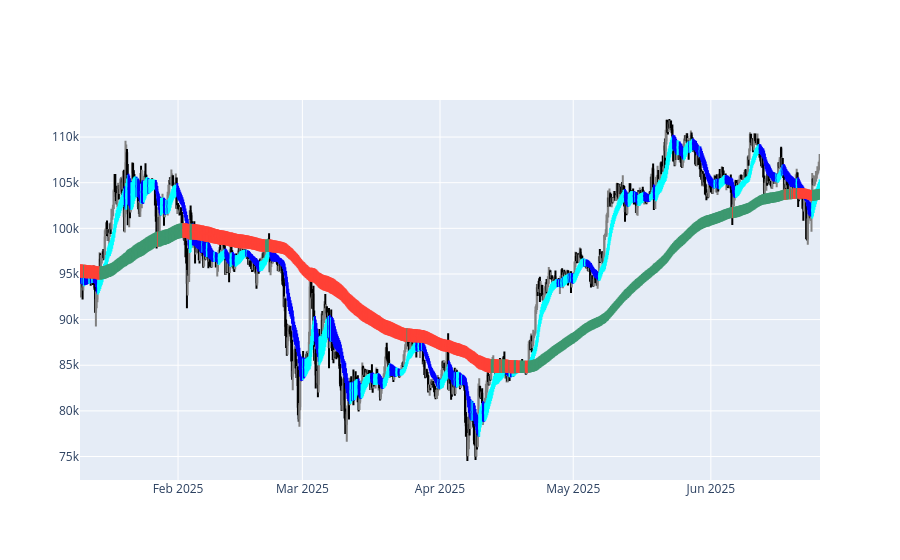

Notebook cell for this chart:
### Markdown cell above
### DS-12: [ad-hoc] Add market structure visualiztion for macro and micro candles.

### Code cell
number_of_rows: int = 1000

macro_candlesticks = go.Candlestick(
    x=ohlc["datetime"].tail(number_of_rows),
    open=ohlc["open_macro"].tail(number_of_rows),
    high=ohlc["high_macro"].tail(number_of_rows),
    low=ohlc["low_macro"].tail(number_of_rows),
    close=ohlc["close_macro"].tail(number_of_rows),
    showlegend=False
)
micro_candlesticks = go.Candlestick(
    x=ohlc["datetime"].tail(number_of_rows),
    open=ohlc["open_micro"].tail(number_of_rows),
    high=ohlc["high_micro"].tail(number_of_rows),
    low=ohlc["low_micro"].tail(number_of_rows),
    close=ohlc["close_micro"].tail(number_of_rows),
    increasing_line_color='cyan', decreasing_line_color='blue',
    showlegend=False
)
noise_candlesticks = go.Candlestick(
    x=ohlc["datetime"].tail(number_of_rows),
    open=ohlc["open"].tail(number_of_rows),
    high=ohlc["high"].tail(number_of_rows),
    low=ohlc["low"].tail(number_of_rows),
    close=ohlc["close"].tail(number_of_rows),
    increasing_line_color='gray', decreasing_line_color='black',
    showlegend=False
)

figure = go.Figure(data=[noise_candlesticks, micro_candlesticks, macro_candlesticks])

figure.update_layout(xaxis_rangeslider_visible=False)
figure.show()

### Figure 1 — Plotly figure (JSON) as saved in the notebook; plotly's stock layout.template omitted (floating-point values rounded to 4 significant figures; data arrays with more than 128 entries replaced by an {"elided": "..."} marker saying what was removed)
{"data": [{"close": {"elided": "1000 float values"}, "decreasing": {"line": {"color": "black"}}, "high": {"elided": "1000 float values"}, "increasing": {"line": {"color": "gray"}}, "low": {"elided": "1000 float values"}, "open": {"elided": "1000 float values"}, "showlegend": false, "type": "candlestick", "x": {"elided": "1000 str values"}}, {"close": {"elided": "1000 float values"}, "decreasing": {"line": {"color": "blue"}}, "high": {"elided": "1000 float values"}, "increasing": {"line": {"color": "cyan"}}, "low": {"elided": "1000 float values"}, "open": {"elided": "1000 float values"}, "showlegend": false, "type": "candlestick", "x": {"elided": "1000 str values"}}, {"close": {"elided": "1000 float values"}, "high": {"elided": "1000 float values"}, "low": {"elided": "1000 float values"}, "open": {"elided": "1000 float values"}, "showlegend": false, "type": "candlestick", "x": {"elided": "1000 str values"}}], "layout": {"xaxis": {"rangeslider": {"visible": false}}}}
